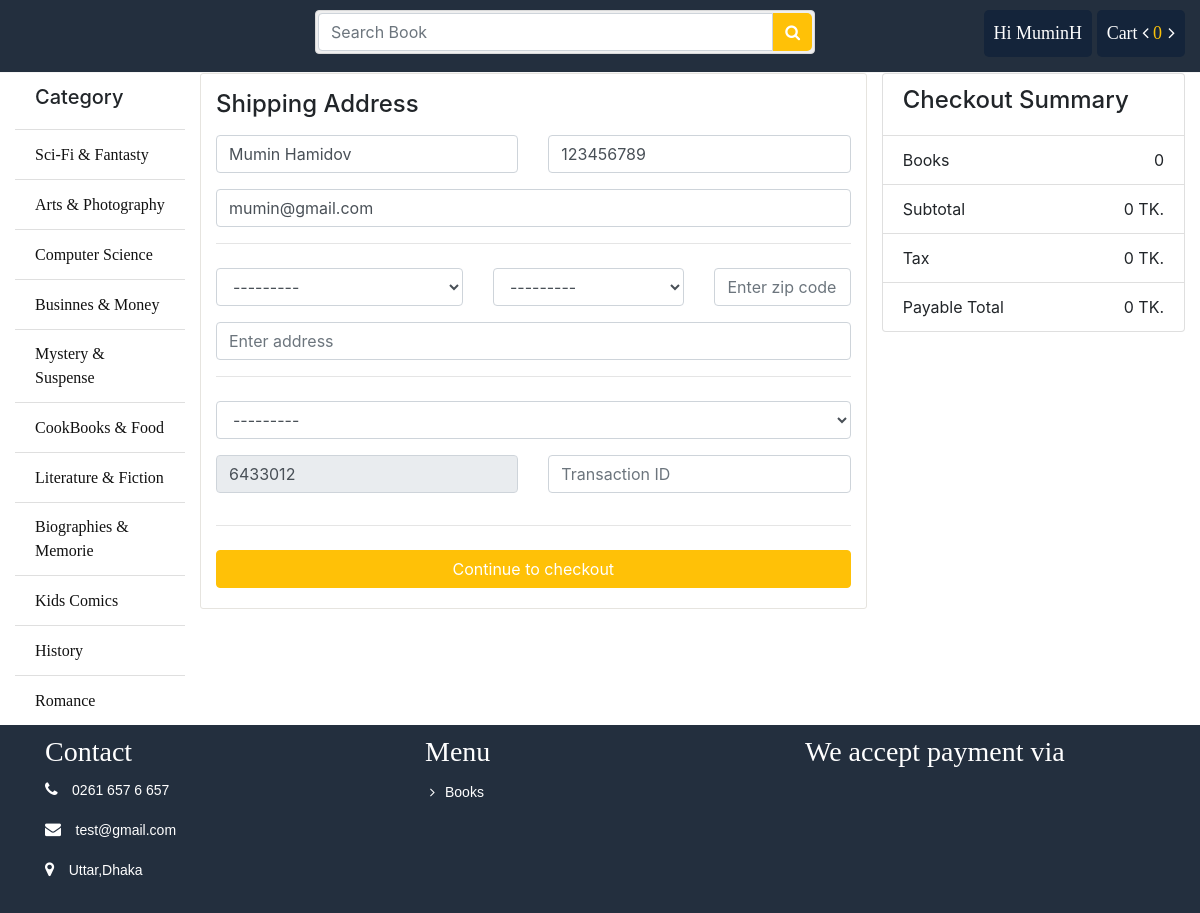
The app's page /order/ (signed in) with its own data.
### accounts/models.py (models this page shows, shortened)
class Account(AbstractBaseUser):
    first_name = models.CharField(max_length=50)
    last_name = models.CharField(max_length=50)
    username = models.CharField(max_length=50, unique=True)
    email = models.EmailField(max_length=100, unique=True)
    phone_number = models.CharField(max_length=50)
    date_joined = models.DateTimeField(auto_now_add=True)  # istifadəçinin qeydiyyat vaxtı.
    last_login = models.DateTimeField(auto_now=True)  # son giriş vaxtı.
    is_admin = models.BooleanField(default=False)  # icazəsi var, amma mütləq deyil ki, superuser-dir.
    is_active = models.BooleanField(default=False)  # istifadəçi aktivdirsə True olmalıdır.
    is_staff = models.BooleanField(default=False)  # admin panelə daxil ola bilər.
    is_superadmin = models.BooleanField(default=False)  # tam icazəyə sahib admin.
    USERNAME_FIELD = 'email'  # İstifadəçi login olmaq üçün email istifadə edəcək.
    REQUIRED_FIELDS = ['username', 'first_name', 'last_name','phone_number']  # createsuperuser komutu zamanı bu sahələr də tələb olunacaq.
    objects = MyAccountManager()

### category/models.py (models this page shows, shortened)
class Category(models.Model):
    category_name = models.CharField(max_length=50)
    slug = models.SlugField(max_length=100, unique=True)
    class Meta:
        verbose_name='Category'
        verbose_name_plural='Categories' # admin paneldə bölmənin adını dəyişdirir.

### order/views.py (the view, shortened to what this page needs)
# urls.py: path('order/', include('order.urls')),
def order(request):
    cart_count = 0
    tax = 0.0
    total = 0.0
    cemi = 0.0
    number = random.randint(1000000, 9999999)
    customer = get_object_or_404(Account, id=request.user.id) # request.user.id → login olunan user-in id-si dir.
    if request.user.is_authenticated:
        form = OrderForm(initial={
            "name": customer.last_name + ' ' + customer.first_name,
            "phone": customer.phone_number,
            "email": customer.email,
            "account_no": number,
        })
    else:
        form = OrderForm()
    context = {
        'form': form,
    }
    return render(request, 'order/order.html', context)

### order/forms.py
class OrderForm(forms.ModelForm):
    def __init__(self, *args, **kwargs):
        initial = kwargs.get("initial", {})
        super().__init__(*args, **kwargs)
        self.fields['phone'].widget.attrs['placeholder'] = 'Enter phone number'
        self.fields['address'].widget.attrs['placeholder'] = 'Enter address'
        self.fields['division'].widget.attrs['placeholder'] = 'Enter division'
        self.fields['district'].widget.attrs['placeholder'] = 'Enter district'
        self.fields['zip_code'].widget.attrs['placeholder'] = 'Enter zip code'
        self.fields['payment_method'].widget.attrs['placeholder'] = 'Payment method'
        self.fields['transaction_id'].widget.attrs['placeholder'] = 'Transaction ID'
        for field in self.fields:
            self.fields[field].widget.attrs['class'] = 'form-control'
    class Meta:
        model = Order
        fields = ['name', 'email', 'phone', 'address', 'division', 'district', 'zip_code', 'payment_method',
                  'account_no', 'transaction_id']
        widgets = {
            "account_no": forms.TextInput(attrs={"readonly": "readonly"})
        }

### cart/context_processors.py (called while the page is built)
def count(request):
    cart_count = 0
    total = 0
    tax =0
    cemi = 0
    if 'admin' in request.path:
        return {}
    else:
        try:
            cart = Cart.objects.filter(cart_id=_cart_id(request))
            cart_items = CartItem.objects.all().filter(cart=cart[:1])
            for cart_item in cart_items:
                cart_count += cart_item.quantity
                total += cart_item.quantity * cart_item.product.price
                tax = 2 * total / 100
                cemi = total + tax
        except Cart.DoesNotExist:
            cart_count = 0
    return dict(cart_count_template=cart_count,total=total,tax=tax,cemi=cemi)

### cart/views.py (called while the page is built)
def _cart_id(request):
    cart = request.session.session_key
    if not cart:
        cart = request.session.create()
    return cart

### category/context_processors.py (called while the page is built)
def menu_links(request):
    links = Category.objects.all()
    return dict(links=links)

### order/models.py (called while the page is built)
    def __str__(self):
        return self.name

    def __str__(self):
        return self.name

### templates/order/order.html (shortened to what this page needs)
{% extends 'base.html' %}
{% load static %}
{% block content %}
<div class="row">
    <div class="col-md-8 order-md-1 cart_info">
        <h4 class="mb-3 mt-3">Shipping Address</h4>
        <form action="{% url 'order' %}" method="POST" class="needs-validation" novalidate="">
            <div class="row">
                <div class="col-md-6 mb-3">
                    {{ form.name }}
                </div>
                <div class="col-md-6 mb-3">
                    {{ form.phone }}
                </div>
            </div>
            <div class="mb-3">
                {{ form.email }}
            </div>
            <hr class="mb-4">
            <div class="row">
                <div class="col-md-5 mb-3">
                    {{ form.division }}
                </div>
                <div class="col-md-4 mb-3">
                    {{ form.district }}
                </div>
                <div class="col-md-3 mb-3">
                    {{ form.zip_code }}
                </div>
            </div>
             <div class="mb-3">
                {{ form.address }}
            </div>
            <hr class="mb-4">
            <div class="d-block my-3">
                {{ form.payment_method }}
            </div>
            <div class="row">
                <div class="col-md-6 mb-3">
                    {{ form.account_no }}
                </div>
                <div class="col-md-6 mb-3">
                    {{ form.transaction_id }}
                </div>
            </div>
            <hr class="mb-4">
            <button class="btn btn-warning btn-block" type="submit" style="margin-bottom: 20px">Continue to checkout</button>
        </form>
    </div>
    <div class="col-md-4 order-md-2 mb-4">
        <ul class="list-group">
            <li class="list-group-item d-flex justify-content-between align-items-center"><h4>Checkout Summary</h4></li>
            <li class="list-group-item d-flex justify-content-between align-items-center">Books<span>{{ cart_count_template }}</span></li>
            <li class="list-group-item d-flex justify-content-between align-items-center">Subtotal<span>{{ total }} TK.</span></li>
            <li class="list-group-item d-flex justify-content-between align-items-center">Tax<span>{{ tax }} TK.</span></li>
            <li class="list-group-item d-flex justify-content-between align-items-center">Payable Total<span>{{ cemi }} TK.</span></li>
        </ul>
    </div>
</div>
{% endblock %}

### templates/includes/header.html (shortened to what this page needs)
{% load static %}
<div class="header-top">
	<div class="container-fluid">
		<div class="row">
			<div class="col-sm-3">
			</div>
			<div class="col-sm-5">
				<form action="#" method="GET">
					<div class="input-group search_box">
						<input type="text" class="form-control" placeholder="Search Book" name="q" value="{{search}}">
						<button class="btn btn-primary" type="submit"><i class="fa fa-search"></i></button>
					</div>
				</form>
			</div>
			<div class="col-sm-4">
				<div class="pull-right">
					<ul class="navbar-nav">
                        {% if request.user.is_authenticated %}
                            <li class="dropdown profile"><a href="#">Hi {{ request.user.username }}</a>
                            </li>
                            <li class="cart">
                                <a href="{% url 'cart' %}">Cart <i class="fa fa-angle-left"></i>
                                    <span class="totalcart" id="gettotalcart"> {{ cart_count_template }} </span>
                                    <i class="fa fa-angle-right"></i>
                                </a>
                            </li>
					    {% endif %}
					</ul>
				</div>
			</div>
		</div>
	</div>
</div>

### templates/includes/sidebar.html
<ul class="list-group list-group-flush">
    <li class="list-group-item"><h5>Category</h5></li>
    {% for category in links %}
        <li class="list-group-item"><a href="{% url 'category' slug=category.slug %}">{{ category.category_name }}</a></li>
    {% endfor %}
</ul>

### static/css/style.css (style rules this page uses)
.header-top { border-bottom: 1px solid #f5f5f5; padding-top: 10px; padding-bottom: 15px; background: none repeat scroll 0 0 #232f3e; }
.search_box { padding: 2px; background-color: #efefef; border: 1px solid #d9d9d9; border-radius: 4px; position:absolute; width:100%; }
.search_box .btn.btn-primary { background:#ffc107 !important; border-color: #ffc107; border: 0 none; border-radius: 0; margin-top: 0; border-radius: 0 5px 5px 0 ; }
.navbar-nav { display: block; }
.navbar-nav li { display: inline-block; }
.navbar-nav li a { color: #fff; font-size: 18px; text-decoration: none; }
.cart, .profile { background: #14243a; padding: 10px; border-radius: 5px; }
.totalcart { color: #fac10a; margin-right:2px; }
.titleheader > h3, a { font-family: "Times New Roman", Times, serif; display: inline-block; }
ul li { list-style: none; }
.list-group li a { color: #111; }
.btn-warning, .btn-warning:hover { color: #fff; }
.cart_info { border: 1px solid #E6E4DF; border-radius: 3px; margin-bottom: 20px; }

### records on screen
Account: user.username "MuminH", email "mumin@gmail.com"
Category: category_name "Sci-Fi & Fantasty"
Category: category_name "Arts & Photography"
Category: category_name "Computer Science"
Category: category_name "Businnes & Money"
Category: category_name "Mystery & Suspense"
Category: category_name "CookBooks & Food"
Category: category_name "Literature & Fiction"
Category: category_name "Biographies & Memorie"
Category: category_name "Kids Comics"
Category: category_name "History"
Category: category_name "Romance"

### other values on screen
{{ cart_count_template }} "0"
{{ total }} "0"
{{ tax }} "0"
{{ cemi }} "0"
